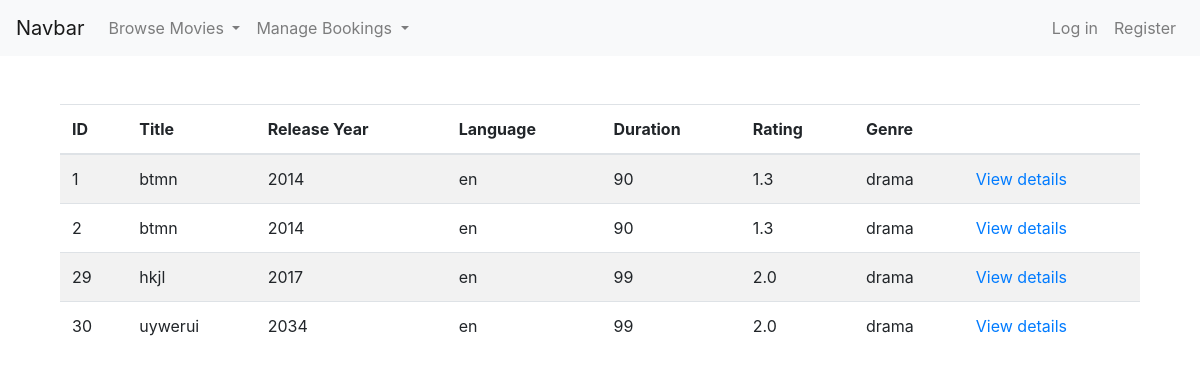
/browse_movies.php, run on an earlier commit of the app's database.
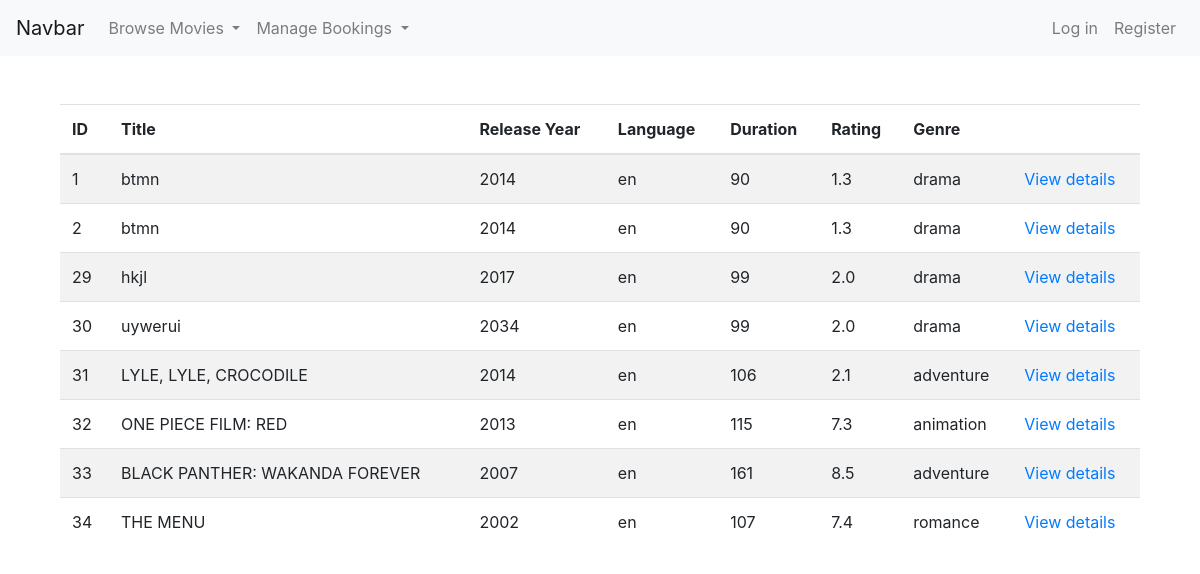
And on a later commit of the database.
### tables this page shows
CREATE TABLE `movies` (
  `id` int(11) NOT NULL,
  `title` varchar(31) NOT NULL,
  `releaseYear` int(11) NOT NULL,
  `lang` varchar(7) NOT NULL,
  `duration` int(11) NOT NULL,
  `rating` decimal(2,1) NOT NULL,
  `genre` enum('action','animation','comedy','crime','drama','fantasy','horror','romance','sci-fi','thriller','superhero','adventure') NOT NULL,
  `desc` varchar(511) NOT NULL
);

### browse_movies.php (called while the page is built)
<?php
require("templates/browse_movies.php");
require("util/connection.php");
try {
  $header = [
    "id" => "ID",
    "title" => "Title",
    "releaseYear" => "Release Year",
    "lang" => "Language",
    "duration" => "Duration",
    "rating" => "Rating",
    "genre" => "Genre"
  ];
  $rows = $db
    ->query("SELECT id, title, releaseYear, lang, duration, rating, genre, `desc` FROM movies");
  $page = new browseMoviesLayout($header, $rows);
  $page->doc();
} catch (PDOException $e) {
  die($e->getMessage());
}

### templates/browse_movies.php (the view)
<?php
require("master.php");
class browseMoviesLayout extends masterLayout
{
  private $movies;
  private $header;
  function __construct($header, $movies)
  {
    $this->movies = $movies;
    $this->header = $header;
  }
  function main()
  {
?>
    <div class="container">
      <div class="table-responsive">
        <table class="table table-striped">
          <thead>
            <tr>
              <?php foreach (array_values($this->header) as $cell) { ?>
                <th scope="col"><?= $cell ?></th>
              <?php } ?>
              <th></th>
            </tr>
          </thead>
          <tbody>
            <?php foreach ($this->movies as $movie) { ?>
              <tr>
                <?php foreach (array_keys($this->header) as $k) { ?>
                  <td><?= $movie[$k] ?></td>
                <?php } ?>
                <td>
                  <a href="movie_details.php?id=<?= $movie['id'] ?>"> View details </a>
                </td>
              </tr>
            <?php } ?>
          </tbody>
        </table>
      </div>
    </div>
<?php
  }
}
?>

### templates/master.php (shortened to what this page needs)
<?php
abstract class masterLayout
{
  private static function navbar()
  {
?>
    <nav class="navbar navbar-expand-md navbar-light bg-light">
      <a class="navbar-brand" href="index.php">Navbar</a>
      <div class="collapse navbar-collapse" id="navbarNavDropdown">
        <ul class="navbar-nav">
          <?php if (!isset($_SESSION['isAdmin']) || !$_SESSION['isAdmin']) { ?>
            <li class="nav-item dropdown">
              <a class="nav-link dropdown-toggle" href="#" role="button" data-toggle="dropdown" aria-expanded="false">
                Browse Movies
              </a>
            </li>
            <li class="nav-item dropdown">
              <a class="nav-link dropdown-toggle" href="#" role="button" data-toggle="dropdown" aria-expanded="false">
                Manage Bookings
              </a>
            </li>
          <?php } ?>
        </ul>
        <ul class="navbar-nav ml-auto">
          <?php if (isset($_SESSION["userId"])) { ?>
            <li class="nav-item">
              <a href="logout.php" class="nav-link">Log Out</a>
            </li>
            <?php if (!$_SESSION['isAdmin']) { ?>
              <li class="nav-item">
                <a href="edit_profile.php" class="d-none d-md-block nav-link py-0 align-middle" style="font-size: 1.7rem;"><i class="d-inline-block bi bi-person-circle" width="25px"></i></a>
                <a href="edit_profile.php" class="d-md-none nav-link">Edit Profile</a>
              </li>
            <?php } ?>
          <?php } else { ?>
            <li class="nav-item"> <a href="login.php" class="nav-link">Log in</a> </li>
            <li class="nav-item"> <a href="register.php" class="nav-link">Register</a> </li>
          <?php } ?>
        </ul>
      </div>
    </nav>
  <?php
  }
  public function doc()
  {
  ?>
    <!doctype html>
    <html lang="en">
    <head>
      <link rel="stylesheet" href="https://cdn.jsdelivr.net/npm/bootstrap@4.6.2/dist/css/bootstrap.min.css">
      <link rel="stylesheet" href="https://cdn.jsdelivr.net/npm/bootstrap-icons@1.9.1/font/bootstrap-icons.css">
    </head>
    <body>
      <?php self::navbar() ?>
      <main class="container py-5"><?php $this->main() ?></main>
    </body>
    </html>
<?php
  }
}
?>

What changed in the data, as far as the page shows it:
added movies: id "31", title "LYLE, LYLE, CROCODILE", releaseYear "2014", lang "en", duration "106", rating "2.1", genre "adventure"
added movies: id "32", title "ONE PIECE FILM: RED", releaseYear "2013", lang "en", duration "115", rating "7.3", genre "animation"
added movies: id "33", title "BLACK PANTHER: WAKANDA FOREVER", releaseYear "2007", lang "en", duration "161", rating "8.5", genre "adventure"
added movies: id "34", title "THE MENU", releaseYear "2002", lang "en", duration "107", rating "7.4", genre "romance"
